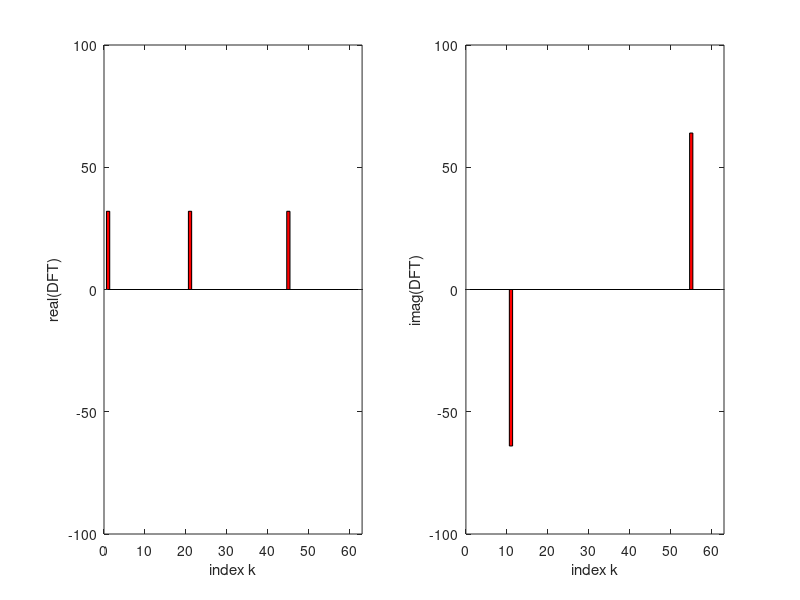
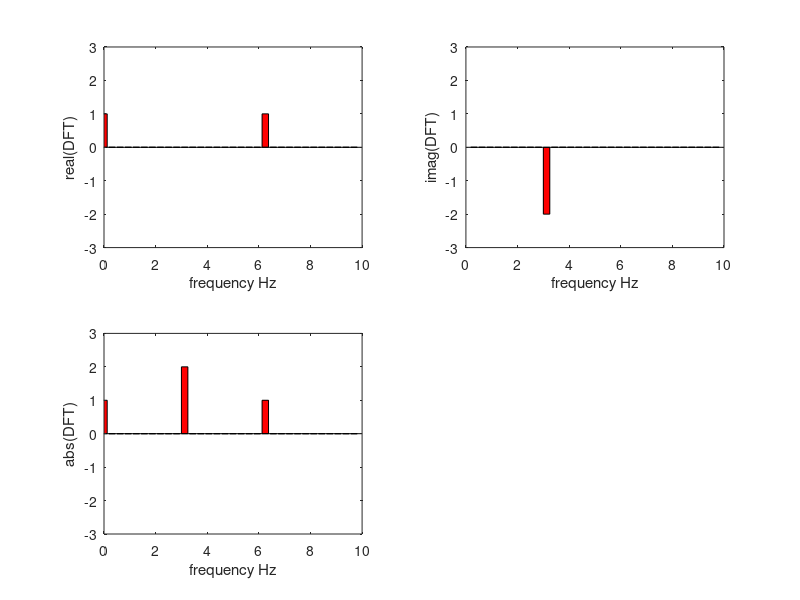

Here is the MATLAB script that generated these plots, in order:
clf; nt=64; T=3.2; dt=T/nt
df=1/T
fmax=(nt/2)*df
t=0:dt:(nt-1)*dt; y=0.5 + 2*sin(2*pi*3.125*t)+cos(2*pi*6.25*t);
f=0:df:(nt-1)*df; Y=fft(y);
figure(1);
subplot(121); bar(real(Y),'r'); axis([0 63 -100 100])
xlabel('index k'); ylabel('real(DFT)')
subplot(122); bar(imag(Y),'r'); axis([0 63 -100 100])
xlabel('index k'); ylabel('imag(DFT)')
fss=0:df:(nt/2-1)*df;
Yss=zeros(1,nt/2); Yss(1:nt/2)=(2/nt)*Y(1:nt/2);
figure(2);
subplot(221); bar(fss,real(Yss),'r'); axis([0 10 -3 3])
xlabel('frequency Hz'); ylabel('real(DFT)')
subplot(222); bar(fss,imag(Yss),'r'); axis([0 10 -3 3])
xlabel('frequency Hz'); ylabel('imag(DFT)')
subplot(223); bar(fss,abs(Yss),'r'); axis([0 10 -3 3])
xlabel('frequency Hz'); ylabel('abs(DFT)')